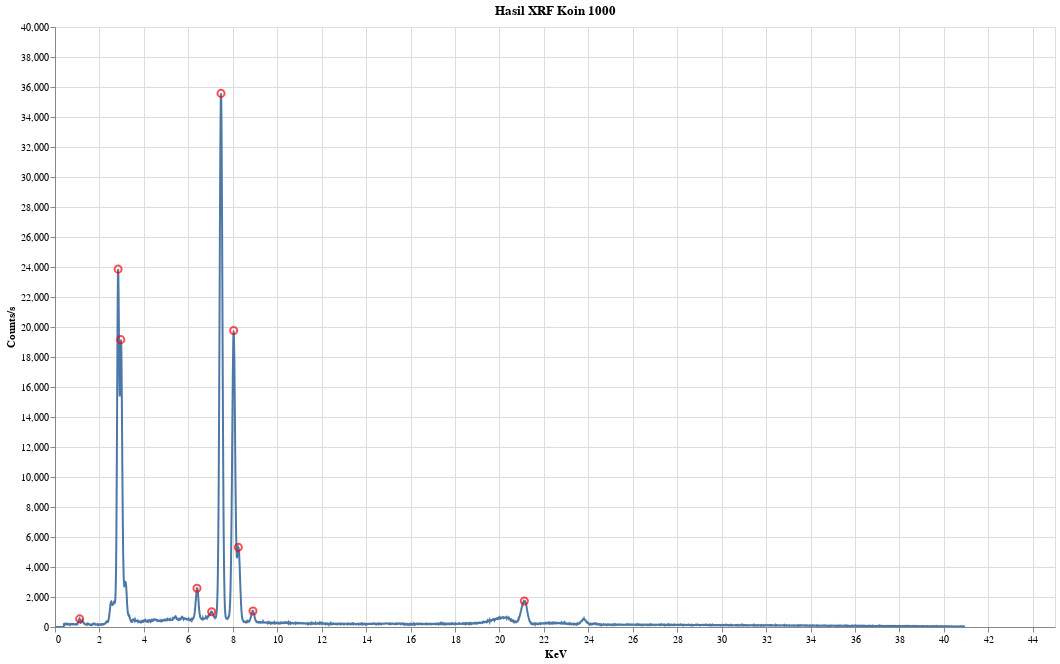

This figure's notebook cell:
### Code cell
plot_data(df_datas["Koin 1000"], "Hasil XRF Koin 1000", width=1000, height=600, prominence=400)

### Figure 1 — Vega-Lite specification as saved in the notebook (floating-point values rounded to 4 significant figures; data arrays with more than 128 entries replaced by an {"elided": "..."} marker saying what was removed)
{"config": {"view": {"continuousWidth": 300, "continuousHeight": 300}}, "layer": [{"data": {"name": "data-2767652d9576c71ef0a81efe8d28b3c0"}, "mark": {"type": "line"}, "encoding": {"tooltip": [{"field": "x", "type": "quantitative"}, {"field": "y", "type": "quantitative"}], "x": {"field": "x", "title": "KeV", "type": "quantitative"}, "y": {"field": "y", "title": "Counts/s", "type": "quantitative"}}, "name": "view_3", "title": "Hasil XRF Koin 1000"}, {"data": {"name": "data-ad50b12aa9e39d47dd437ac98317451c"}, "mark": {"type": "point", "color": "red", "size": 50}, "encoding": {"tooltip": [{"field": "x", "type": "quantitative"}, {"field": "y", "type": "quantitative"}], "x": {"field": "x", "type": "quantitative"}, "y": {"field": "y", "type": "quantitative"}}}], "height": 600, "params": [{"name": "param_3", "select": {"type": "interval", "encodings": ["x", "y"]}, "bind": "scales", "views": ["view_3"]}], "width": 1000, "$schema": "https://vega.github.io/schema/vega-lite/v5.20.1.json", "datasets": {"data-2767652d9576c71ef0a81efe8d28b3c0": {"elided": "4096 records"}, "data-ad50b12aa9e39d47dd437ac98317451c": [{"x": 1.11, "y": 544.0}, {"x": 2.84, "y": 23860.0}, {"x": 2.96, "y": 19160.0}, {"x": 6.39, "y": 2581.0}, {"x": 7.05, "y": 1021.0}, {"x": 7.47, "y": 35580.0}, {"x": 8.04, "y": 19760.0}, {"x": 8.25, "y": 5309.0}, {"x": 8.91, "y": 1070.0}, {"x": 21.12, "y": 1737.0}]}}
